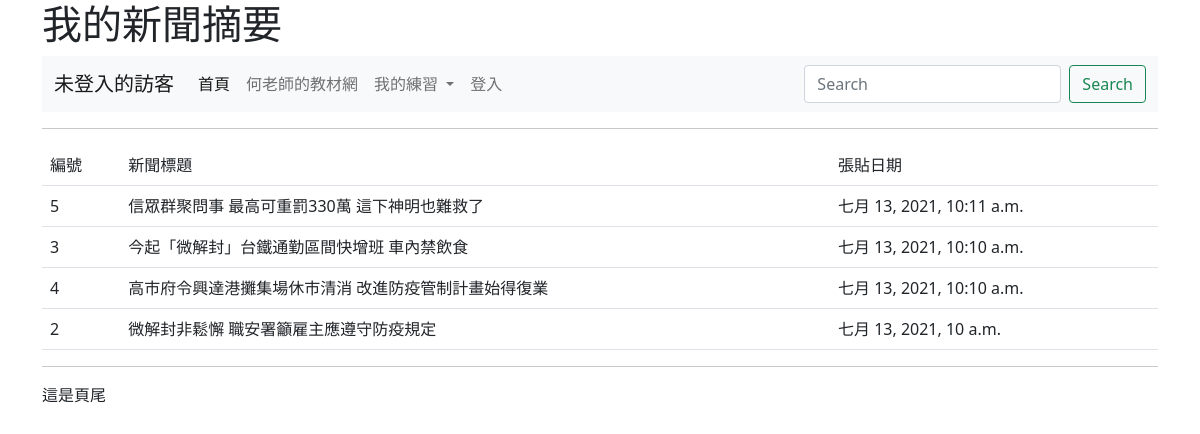
Page /news/ on the committed database.
### mysite/models.py (models this page shows, shortened)
class Post(models.Model):
	title = models.CharField(max_length=200)
	content = models.TextField()
	pub_date = models.DateTimeField(default=timezone.now)
	class Meta:
		ordering = ('-pub_date',)

### mysite/views.py (the view)
# urls.py: path('news/', views.news),
def news(request):
	posts = Post.objects.all()
	return render(request, "news.html", locals())

### templates/news.html (shortened to what this page needs)
{% extends "base.html" %}
{% block main %}
	<hr>
	<table class="table table-hover">
		<tr><td>編號</td><td>新聞標題</td><td>張貼日期</td>
		</tr>
	{% for post in posts %}
		<tr>
            <td>{{post.id}}</td>
			{% if request.user.is_authenticated %}
			<td><a  href="/show/{{post.id}}">{{post.title}}</a></td>
			{% else %}
			<td>{{post.title}}</td>
			{% endif %}
			<td>{{post.pub_date}}</td>
		</tr>
    {% endfor %}
	</table>
{% endblock %}

### rows in the picture
Post: id "5", title "信眾群聚問事 最高可重罰330萬 這下神明也難救了", pub_date "七月 13, 2021, 10:11 a.m."
Post: id "3", title "今起「微解封」台鐵通勤區間快增班 車內禁飲食", pub_date "七月 13, 2021, 10:10 a.m."
Post: id "4", title "高市府令興達港攤集場休市清消 改進防疫管制計畫始得復業", pub_date "七月 13, 2021, 10:10 a.m."
Post: id "2", title "微解封非鬆懈 職安署籲雇主應遵守防疫規定", pub_date "七月 13, 2021, 10 a.m."
